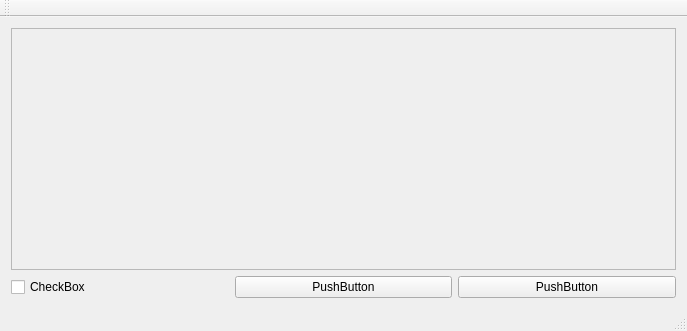
<?xml version="1.0" encoding="UTF-8"?>
<ui version="4.0">
 <class>MainWindow</class>
 <widget class="QMainWindow" name="MainWindow">
  <property name="geometry">
   <rect>
    <x>0</x>
    <y>0</y>
    <width>687</width>
    <height>331</height>
   </rect>
  </property>
  <property name="minimumSize">
   <size>
    <width>687</width>
    <height>0</height>
   </size>
  </property>
  <property name="windowTitle">
   <string>MainWindow</string>
  </property>
  <widget class="QWidget" name="centralWidget">
   <layout class="QVBoxLayout" name="verticalLayout">
    <item>
     <widget class="QScrollArea" name="scrollArea">
      <property name="widgetResizable">
       <bool>true</bool>
      </property>
      <widget class="QWidget" name="scrollAreaWidgetContents">
       <property name="geometry">
        <rect>
         <x>0</x>
         <y>0</y>
         <width>667</width>
         <height>223</height>
        </rect>
       </property>
      </widget>
     </widget>
    </item>
    <item>
     <layout class="QHBoxLayout" name="buttonpairs">
      <item>
       <widget class="QCheckBox" name="checkBox">
        <property name="text">
         <string>CheckBox</string>
        </property>
       </widget>
      </item>
      <item>
       <widget class="QPushButton" name="confirm_button">
        <property name="text">
         <string>PushButton</string>
        </property>
       </widget>
      </item>
      <item>
       <widget class="QPushButton" name="next_button">
        <property name="minimumSize">
         <size>
          <width>76</width>
          <height>0</height>
         </size>
        </property>
        <property name="text">
         <string>PushButton</string>
        </property>
       </widget>
      </item>
     </layout>
    </item>
   </layout>
  </widget>
  <widget class="QMenuBar" name="menuBar">
   <property name="geometry">
    <rect>
     <x>0</x>
     <y>0</y>
     <width>687</width>
     <height>23</height>
    </rect>
   </property>
  </widget>
  <widget class="QToolBar" name="mainToolBar">
   <attribute name="toolBarArea">
    <enum>TopToolBarArea</enum>
   </attribute>
   <attribute name="toolBarBreak">
    <bool>false</bool>
   </attribute>
  </widget>
  <widget class="QStatusBar" name="statusBar"/>
 </widget>
 <layoutdefault spacing="6" margin="11"/>
 <resources/>
 <connections/>
</ui>
